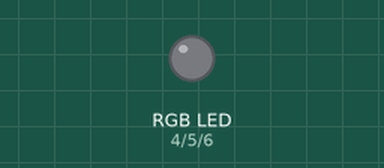
Bench run of a sketch on a simulated Arduino Uno, built with avr-gcc and run on an emulated ATmega328P. On the bench: an RGB LED mixed from three pins (HIGH = lit).

Above: at 0.5 s.
At 1.5 s:
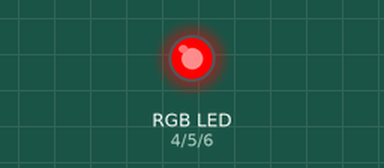
At 3.5 s:
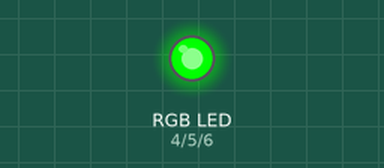
At 5.5 s:
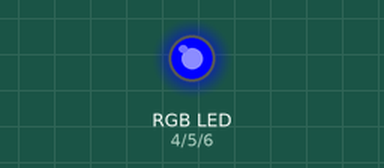
Timing chart, 0 to 7.8 s (numbered marks = the images above):
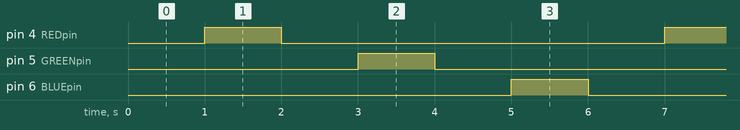

The sketch:

ledControl.ino
```cpp
/*
 * RGB LED
 *
 * The following script was developed to test the functionality of the RGB-LEDs to be used for the spider prototype
 *
 * Fluvio L. Lobo Fenoglietto 04/24/2016
 */


// Variable Definitions
int REDpin = 4;
int GREENpin = 5;
int BLUEpin = 6;

void setup() {

  pinMode(REDpin, OUTPUT);
  pinMode(GREENpin, OUTPUT);
  pinMode(BLUEpin, OUTPUT);

}

void loop() {

  delay(1000);
  analogWrite(REDpin, 255);
  delay(1000);
  analogWrite(REDpin, 0);

  delay(1000);
  analogWrite(GREENpin, 255);
  delay(1000);
  analogWrite(GREENpin, 0);

  delay(1000);
  analogWrite(BLUEpin, 255);
  delay(1000);
  analogWrite(BLUEpin, 0);


}
```

Measured:
- by itself, pin 4 (REDpin), pin 5 (GREENpin), pin 6 (BLUEpin): alternates HIGH for 1.0 s and LOW for 5.0 s
- by itself, everything shown: repeats every 6.0 s, in 6 steps
